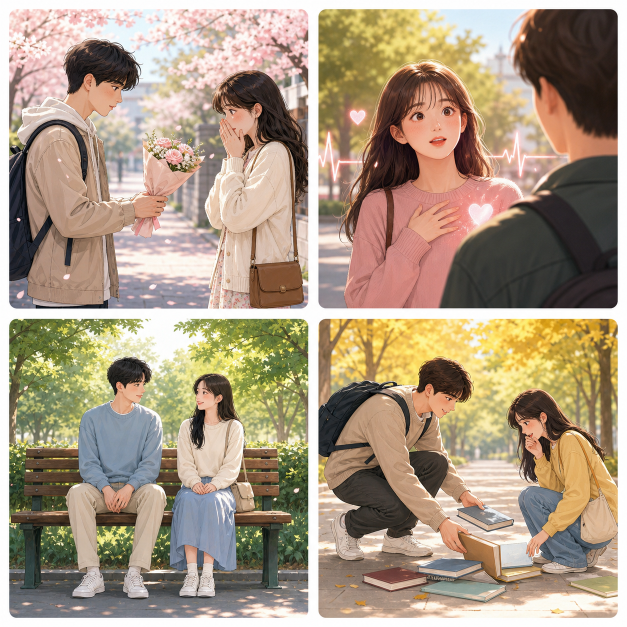
#> input picture assets/c10/vocabulary/images/source-sheets/c10_vocab_sheet_01.png, 1254 x 1254 px (shown at 1/2 size)
$ python slice_c10_vocab_hq_sheets.py
#> lines starting #> are read from the running program, lines starting #| are printed output that depends on the picture
from __future__ import annotations

import json
from pathlib import Path

from PIL import Image


ROOT = Path(__file__).resolve().parents[1]
SOURCE_DIR = ROOT / "assets" / "c10" / "vocabulary" / "images" / "source-sheets"
OUTPUT_DIR = ROOT / "assets" / "c10" / "vocabulary" / "images" / "split-hq"
TARGET_SIZE = 720
WEBP_QUALITY = 78


ITEMS = [
    ("고백하다", "c10_vocab_01_confess.webp", 1, "TL"),
    ("가슴이 두근거리다", "c10_vocab_02_heart_pounding.webp", 1, "TR"),
    ("나란히 앉다", "c10_vocab_03_side_by_side.webp", 1, "BL"),
    ("마음씨가 착하다", "c10_vocab_04_kind_heart.webp", 1, "BR"),
    ("말(생각)이 잘 통하다", "c10_vocab_05_understand.webp", 2, "TL"),
    ("매력이 있다", "c10_vocab_06_charming.webp", 2, "TR"),
    ("사랑에 빠지다", "c10_vocab_07_fall_in_love.webp", 2, "BL"),
    ("사귀다", "c10_vocab_08_date.webp", 2, "BR"),
    ("성격(마음)이 잘 맞다", "c10_vocab_09_good_match.webp", 3, "TL"),
    ("선보다", "c10_vocab_10_matchmaking.webp", 3, "TR"),
    ("소개팅하다", "c10_vocab_11_blind_date.webp", 3, "BL"),
    ("손을 잡다", "c10_vocab_12_hold_hands.webp", 3, "BR"),
    ("어깨에 기대다", "c10_vocab_13_lean_shoulder.webp", 4, "TL"),
    ("얼굴이 빨개지다", "c10_vocab_14_blush.webp", 4, "TR"),
    ("연애하다", "c10_vocab_15_relationship.webp", 4, "BL"),
    ("인상이 좋다", "c10_vocab_16_good_impression.webp", 4, "BR"),
    ("조건이 맞다", "c10_vocab_17_conditions_match.webp", 5, "TL"),
    ("첫눈에 반하다", "c10_vocab_18_love_at_first_sight.webp", 5, "TR"),
    ("팔짱을 끼다", "c10_vocab_19_arm_in_arm.webp", 5, "BL"),
]


def crop_box(width: int, height: int, position: str) -> tuple[int, int, int, int]:
    half_w = width // 2
    half_h = height // 2
    boxes = {
        "TL": (0, 0, half_w, half_h),
        "TR": (half_w, 0, width, half_h),
        "BL": (0, half_h, half_w, height),
        "BR": (half_w, half_h, width, height),
    }
    return boxes[position]


def save_card(source_path: Path, position: str, output_path: Path) -> None:
#> called with position = 'TL'
    with Image.open(source_path) as source:
#> source is the input picture: PIL image 1254x1254 RGB; mean R, G, B 169.8, 152.1, 130.5
        source = source.convert("RGB")
        crop = source.crop(crop_box(source.width, source.height, position))
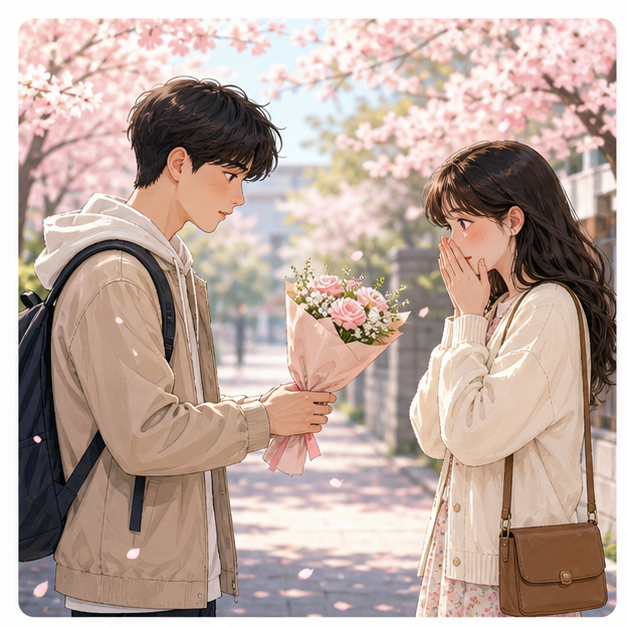
#> crop: PIL image 627x627 RGB; mean R, G, B 189.5, 169, 159.8
        crop.thumbnail((TARGET_SIZE, TARGET_SIZE), Image.Resampling.LANCZOS)
        card = Image.new("RGB", (TARGET_SIZE, TARGET_SIZE), "white")
#> card: PIL image 720x720 RGB; every value is 255
        x = (TARGET_SIZE - crop.width) // 2
#> x = 46
        y = (TARGET_SIZE - crop.height) // 2
#> y = 46
        card.paste(crop, (x, y))
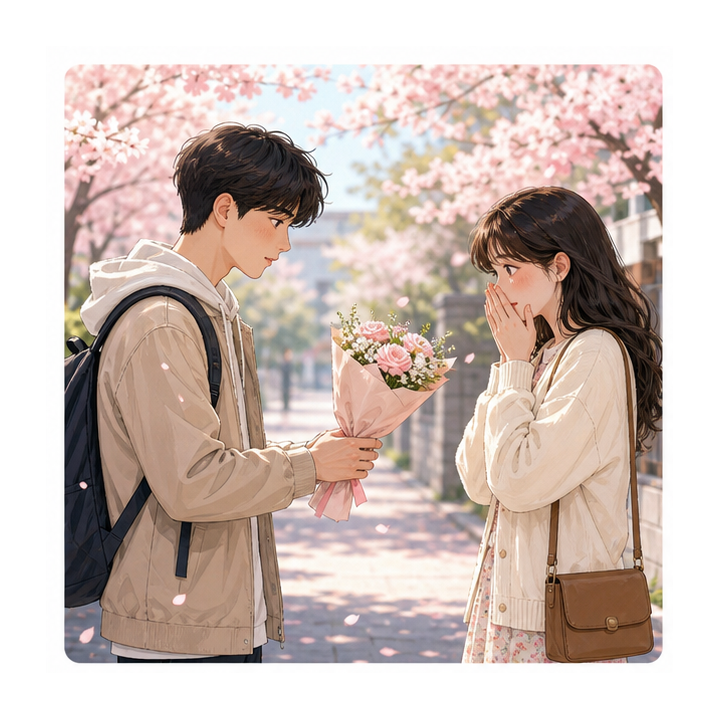
#> card: PIL image 720x720 RGB; mean R, G, B 205.3, 189.8, 182.8
        card.save(output_path, "WEBP", quality=WEBP_QUALITY, method=6)


def main() -> None:
    OUTPUT_DIR.mkdir(parents=True, exist_ok=True)
    manifest = []
    missing_sheets = set()
    generated = 0

    for word, filename, sheet_number, position in ITEMS:
        source_path = SOURCE_DIR / f"c10_vocab_sheet_{sheet_number:02d}.png"
        if not source_path.exists():
            missing_sheets.add(source_path.name)
            continue
        output_path = OUTPUT_DIR / filename
        save_card(source_path, position, output_path)
        generated += 1
        manifest.append(
            {
                "word": word,
                "src": f"../assets/c10/vocabulary/images/split-hq/{filename}",
                "sheet": source_path.name,
                "position": position,
            }
        )

    (OUTPUT_DIR / "manifest.json").write_text(
        json.dumps(manifest, ensure_ascii=False, indent=2),
        encoding="utf-8",
    )

    print(f"Generated {generated} WebP cards in {OUTPUT_DIR}")
    if missing_sheets:
        print("Missing source sheets:")
        for name in sorted(missing_sheets):
            print(f"  - {name}")


if __name__ == "__main__":
    main()
